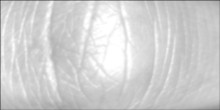
#> input picture Assignment 3/image 1.jpg, 220 x 110 px
$ jupyter execute Q1.ipynb
#> lines starting #> are read from the running program, lines starting #| are printed output that depends on the picture
#> in apply_gabor_filters, img is the input picture: shape (110, 220); min 76, max 255, mean 209
# 1.Importing libraries

[cell 1]
import numpy as np
import cv2
from scipy import ndimage
import matplotlib.pyplot as plt
import matplotlib.gridspec as gridspec
from typing import Tuple, List
import warnings

[cell 2]
def create_gabor_filter(ksize: int, sigma: float, theta: float, lambd: float, gamma: float):
    """
    Create a Gabor filter kernel with input validation

    Args:
        ksize (int): Size of the kernel (must be odd)
        sigma (float): Standard deviation of the Gaussian envelope
        theta (float): Orientation of the filter in radians
        lambd (float): Wavelength of the sinusoidal component
        gamma (float): Spatial aspect ratio

    Returns:
        np.ndarray: Generated Gabor filter kernel
    """
    if ksize % 2 == 0:
        ksize += 1  # Ensure odd size
        warnings.warn(f"Kernel size must be odd. Adjusted to {ksize}")

    y, x = np.ogrid[-ksize//2:ksize//2+1, -ksize//2:ksize//2+1]
    x_theta = x * np.cos(theta) + y * np.sin(theta)
    y_theta = -x * np.sin(theta) + y * np.cos(theta)

    # Scale sigma with kernel size
    adjusted_sigma = sigma * (ksize / 7)  # Scale relative to smallest kernel

    gb = np.exp(-.5 * (x_theta**2 + (gamma * y_theta)**2) / adjusted_sigma**2) * \
         np.cos(2 * np.pi * x_theta / lambd)

    # Normalize kernel
    return gb / np.sqrt(np.sum(gb**2))

[cell 3]
def normalize_image(img: np.ndarray):
    """
    Normalize image to [0,1] range with proper handling of edge cases
    """
    if img.size == 0:
        raise ValueError("Empty image provided")

    img_min = np.min(img)
#> img_min = 76
    img_max = np.max(img)
#> img_max = 255

    if img_min == img_max:
        warnings.warn("Image has no contrast")
        return np.zeros_like(img)

    return (img - img_min) / (img_max - img_min)
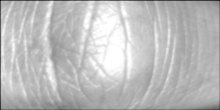
#> returned value: shape (110, 220) float64; min 0, max 1, mean 0.743

[cell 4]
def apply_gabor_filters(image_path: str,
                       sizes: List[int] = None,
                       thetas: np.ndarray = None):
    """
    Apply Gabor filters to an image and create visualization

    Args:
        image_path (str): Path to the input image
        sizes (List[int], optional): List of kernel sizes
        thetas (np.ndarray, optional): Array of orientations in radians

    Returns:
        Tuple[List[List[np.ndarray]], plt.Figure]: Filtered results and figure object
    """
    # Default parameters
    if sizes is None:
        sizes = [7, 15, 31, 63]
    if thetas is None:
        thetas = np.arange(0, np.pi, np.pi/8)

    # Read and validate image
    img = cv2.imread(image_path, cv2.IMREAD_GRAYSCALE)
    if img is None:
        raise ValueError(f"Failed to load image from {image_path}")
    if img.size == 0:
        raise ValueError("Empty image loaded")

    # Normalize input image
    img = normalize_image(img)

    # Base parameters
    base_sigma, base_lambd, gamma = 3.0, 10.0, 0.5

    results = []
    try:
        for size in sizes:
            # Scale parameters with kernel size
            sigma = base_sigma * (size / 7)
            lambd = base_lambd * (size / 7)

            size_results = []
            for theta in thetas:
                kernel = create_gabor_filter(size, sigma, theta, lambd, gamma)
                filtered = ndimage.convolve(img, kernel, mode='reflect')
                # Normalize filter response
                filtered = normalize_image(filtered)
                size_results.append(filtered)
            results.append(size_results)
#> after the loop, results = 4 items
    except MemoryError:
        raise MemoryError("Not enough memory to process image with given parameters")

    # Create visualization
    fig = plt.figure(figsize=(16, 10))
    gs = gridspec.GridSpec(len(sizes) + 1, len(thetas) + 1, wspace=0.03, hspace=0.03)

    # Corner label
    ax_corner = fig.add_subplot(gs[0, 0])
    ax_corner.plot([0, 1], [1, 0], color='black', linewidth=2)
    ax_corner.text(0.30, 0.30, 'Size', horizontalalignment='center',
                  verticalalignment='center', fontsize=28)
    ax_corner.text(0.75, 0.75, r'$\theta$', horizontalalignment='center',
                  verticalalignment='center', fontsize=35)
    ax_corner.axis('on')
    for spine in ax_corner.spines.values():
        spine.set_visible(True)
    ax_corner.tick_params(length=0)
    ax_corner.set_xticks([])
    ax_corner.set_yticks([])

    # Add theta labels
    theta_labels = ['0', r'$\frac{\pi}{8}$', r'$\frac{2\pi}{8}$', r'$\frac{3\pi}{8}$',
                    r'$\frac{4\pi}{8}$', r'$\frac{5\pi}{8}$', r'$\frac{6\pi}{8}$', r'$\frac{7\pi}{8}$']

    for j, label in enumerate(theta_labels):
        ax = fig.add_subplot(gs[0, j + 1])
        ax.text(0.5, 0.5, label, horizontalalignment='center',
                verticalalignment='center', fontsize=40)
        ax.axis('on')
        for spine in ax.spines.values():
            spine.set_visible(True)
        ax.tick_params(length=0)
        ax.set_xticks([])
        ax.set_yticks([])

    # Results and size labels
    for i, size_results in enumerate(results):
        ax_label = fig.add_subplot(gs[i + 1, 0])
        ax_label.text(0.5, 0.5, f'{sizes[i]}', horizontalalignment='center',
                     verticalalignment='center', fontsize=35)
        ax_label.axis('on')
        for spine in ax_label.spines.values():
            spine.set_visible(True)
        ax_label.tick_params(length=0)
        ax_label.set_xticks([])
        ax_label.set_yticks([])

        for j, filtered in enumerate(size_results):
            ax = fig.add_subplot(gs[i + 1, j + 1])
            ax.imshow(filtered, cmap='gray', aspect='auto')
            ax.axis('on')
            for spine in ax.spines.values():
                spine.set_visible(True)
            ax.tick_params(length=0)
            ax.set_xticks([])
            ax.set_yticks([])
#> this loop made 4 passes

    plt.subplots_adjust(wspace=0.03, hspace=0.03, left=0.1, right=0.9,
                       top=0.9, bottom=0.1)

    return results, fig

[cell 5]
if __name__ == "__main__":
    try:
        image_path = "image 1.jpg"
        results, fig = apply_gabor_filters(image_path)
#> results = 4 items
        plt.show()
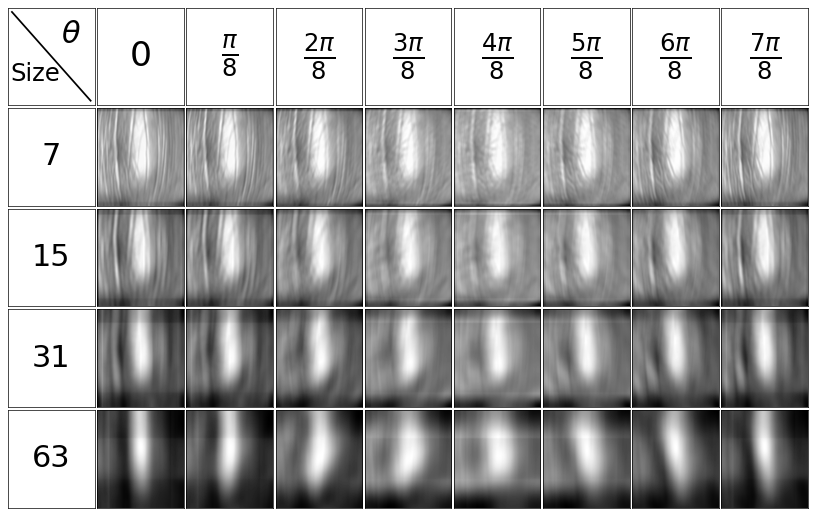
#> figure drawn by matplotlib, 33 panels
    except Exception as e:
        print(f"Error: {str(e)}")
        raise
